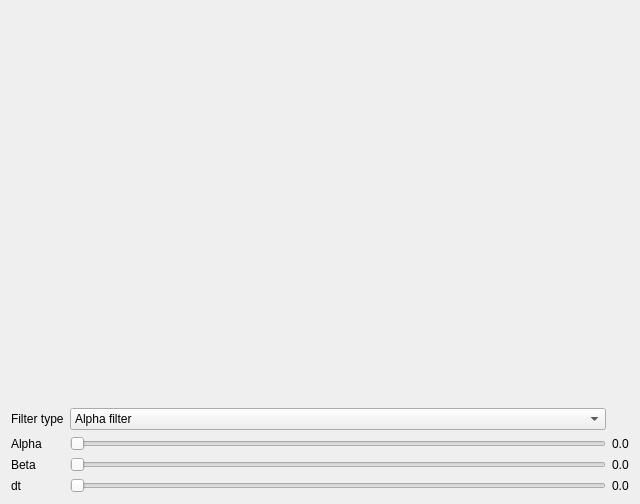
<?xml version="1.0" encoding="UTF-8"?>
<ui version="4.0">
 <class>QtDialog</class>
 <widget class="QDialog" name="QtDialog">
  <property name="geometry">
   <rect>
    <x>0</x>
    <y>0</y>
    <width>640</width>
    <height>504</height>
   </rect>
  </property>
  <property name="windowTitle">
   <string>CppQwtExample5</string>
  </property>
  <layout class="QGridLayout" name="gridLayout">
   <item row="0" column="0" colspan="3">
    <widget class="QwtPlot" name="plot" native="true"/>
   </item>
   <item row="2" column="1">
    <widget class="QSlider" name="alpha">
     <property name="maximum">
      <number>10000</number>
     </property>
     <property name="orientation">
      <enum>Qt::Horizontal</enum>
     </property>
    </widget>
   </item>
   <item row="3" column="1">
    <widget class="QSlider" name="beta">
     <property name="maximum">
      <number>10000</number>
     </property>
     <property name="orientation">
      <enum>Qt::Horizontal</enum>
     </property>
    </widget>
   </item>
   <item row="2" column="0">
    <widget class="QLabel" name="label_alpha">
     <property name="text">
      <string>Alpha</string>
     </property>
    </widget>
   </item>
   <item row="3" column="0">
    <widget class="QLabel" name="label_beta">
     <property name="text">
      <string>Beta</string>
     </property>
    </widget>
   </item>
   <item row="4" column="0">
    <widget class="QLabel" name="label_dt">
     <property name="text">
      <string>dt</string>
     </property>
    </widget>
   </item>
   <item row="4" column="1">
    <widget class="QSlider" name="dt">
     <property name="minimum">
      <number>1</number>
     </property>
     <property name="maximum">
      <number>10000</number>
     </property>
     <property name="orientation">
      <enum>Qt::Horizontal</enum>
     </property>
    </widget>
   </item>
   <item row="2" column="2">
    <widget class="QLabel" name="value_alpha">
     <property name="text">
      <string>0.0</string>
     </property>
    </widget>
   </item>
   <item row="3" column="2">
    <widget class="QLabel" name="value_beta">
     <property name="text">
      <string>0.0</string>
     </property>
    </widget>
   </item>
   <item row="4" column="2">
    <widget class="QLabel" name="value_dt">
     <property name="text">
      <string>0.0</string>
     </property>
    </widget>
   </item>
   <item row="1" column="1">
    <widget class="QComboBox" name="box_type">
     <item>
      <property name="text">
       <string>Alpha filter</string>
      </property>
     </item>
     <item>
      <property name="text">
       <string>Alpha  Beta filter</string>
      </property>
     </item>
    </widget>
   </item>
   <item row="1" column="0">
    <widget class="QLabel" name="label">
     <property name="text">
      <string>Filter type</string>
     </property>
    </widget>
   </item>
  </layout>
 </widget>
 <layoutdefault spacing="6" margin="11"/>
 <customwidgets>
  <customwidget>
   <class>QwtPlot</class>
   <extends>QWidget</extends>
   <header>qwt_plot.h</header>
   <container>1</container>
  </customwidget>
 </customwidgets>
 <tabstops>
  <tabstop>box_type</tabstop>
  <tabstop>alpha</tabstop>
  <tabstop>beta</tabstop>
  <tabstop>dt</tabstop>
 </tabstops>
 <resources/>
 <connections/>
</ui>
